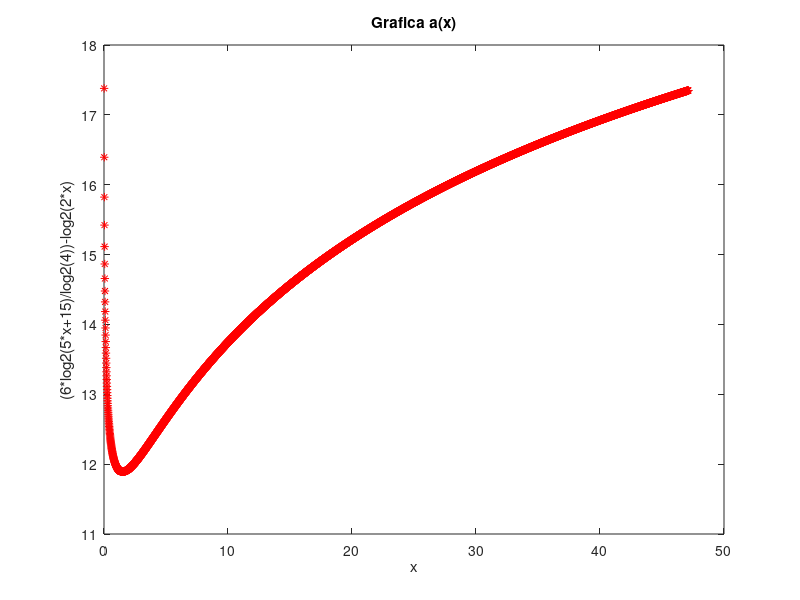
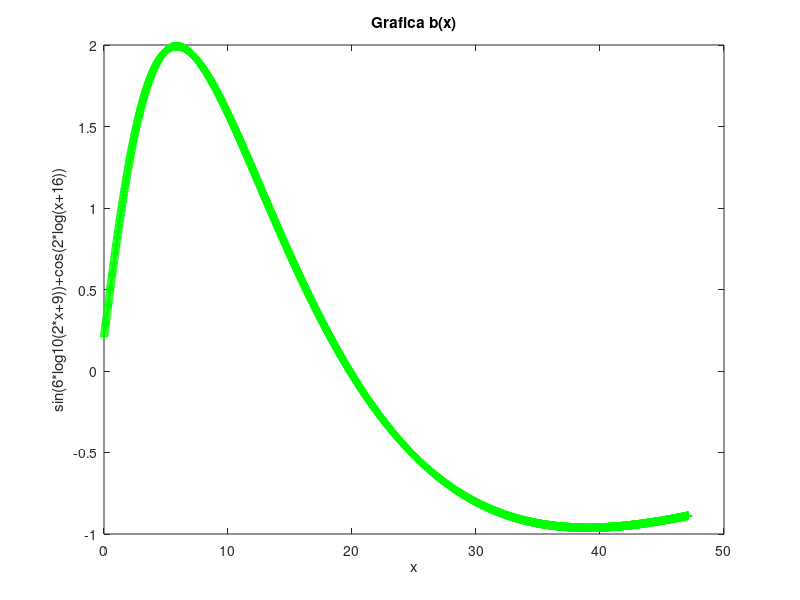
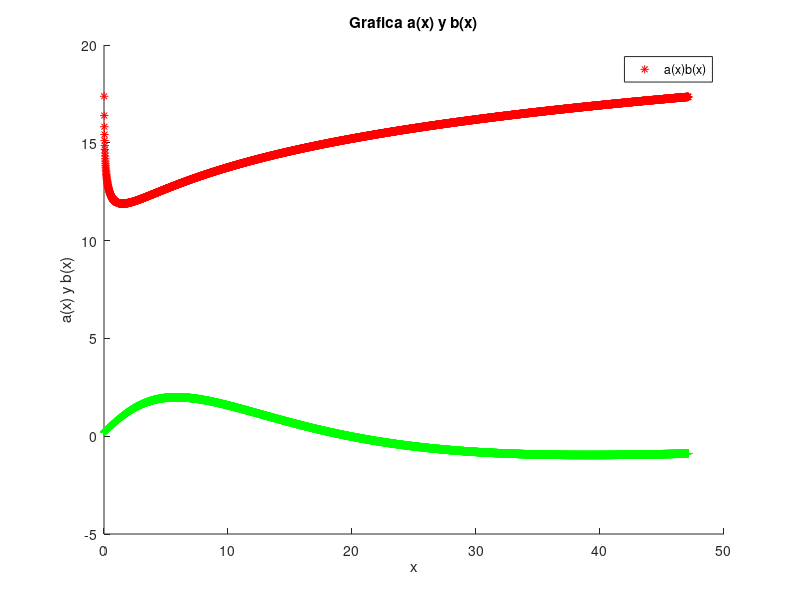
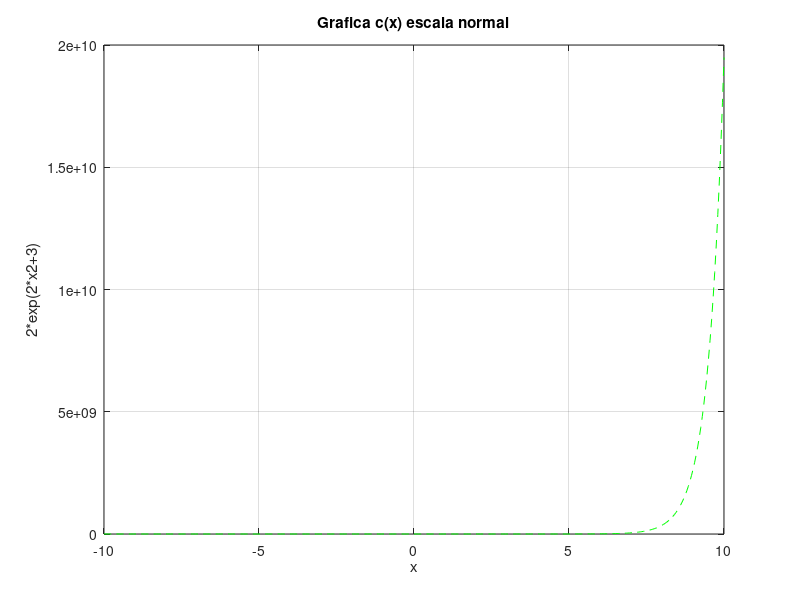

These charts were generated, in order, by the following MATLAB code: (Note: this script raises an error after producing the figures.)

x=0:0.01:15*pi;%Creacion de puntos para apartado 3.1 parte 1
x2=-10:0.05:10;% Creacion de puntos para apartdado 3.1 parte 2
%declaracion de a(x), b(x) y c(x) 
a=(6*log2(5*x+15)/log2(4))-log2(2*x);
b=sin(6*log10(2*x+9))+cos(2*log(x+16));
c=2*exp(2*x2+3);
% Graficas 
% a(x)
figure(1)
plot(x,a,'r*')
title("Grafica a(x)")
xlabel('x')
ylabel('(6*log2(5*x+15)/log2(4))-log2(2*x)')
%b(x)
figure(2)
plot(x,b,'g+')
title("Grafica b(x)")
xlabel('x')
ylabel('sin(6*log10(2*x+9))+cos(2*log(x+16))')
%a(x) y b(x)
figure(3)
hold on
plot(x,a,'r*')
plot(x,b,'g+')
legend(["a(x)","b(x)"])
title("Grafica a(x) y b(x)")
xlabel('x')
ylabel('a(x) y b(x)')
hold off
%c(x) escala normal
figure(4)
plot(x2,c,'g--')
grid on 
title("Grafica c(x) escala normal")
xlabel('x')
ylabel('2*exp(2*x2+3)')
%c(x) escala logaritmica
figure(5)
semilogy (x2,c,'r--')
grid on 
title("Grafica c(x) escala logaritmica")
xlabel('x')
ylabel('2*exp(2*x2+3)')
% Parte 2 
%desviacion estandar
desviacion=desviacionF([1,1,1,1,1,1,1,1,1,1,1,0,0,0,0,0,0,0,0,0,0,0]);



